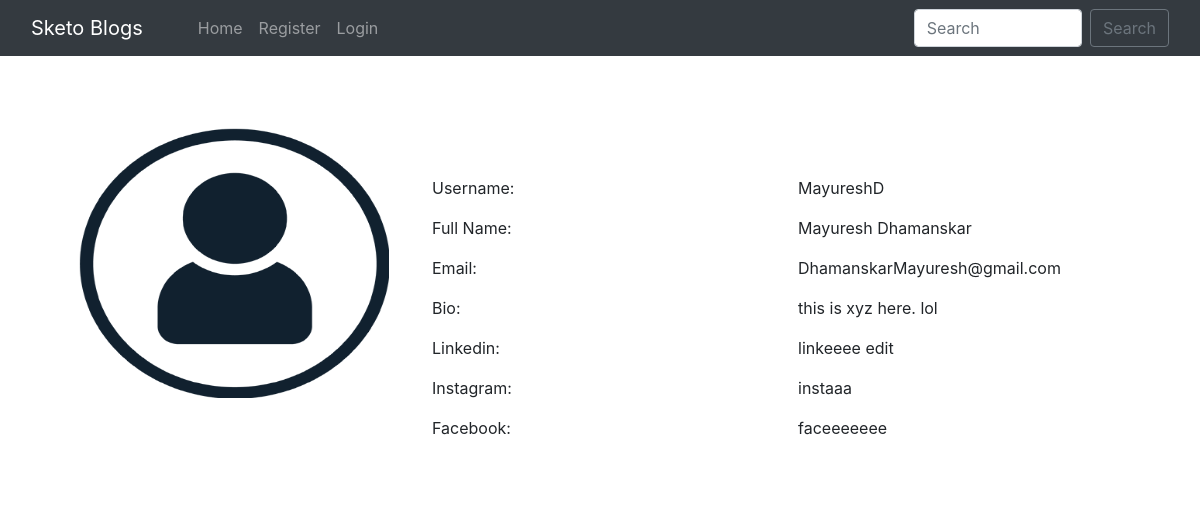
/user_profile/2/, run on the app's committed database.
### home/models.py (models this page shows, shortened)
class BlogPost(models.Model):
    title=models.CharField(max_length=255)
    author= models.ForeignKey(User, on_delete=models.CASCADE)
    slug=models.CharField(max_length=130)
    content=models.TextField()
    image = models.ImageField(upload_to="profile_pics", blank=True, null=True)
    dateTime=models.DateTimeField(auto_now_add=True)

class Profile(models.Model):
    user = models.OneToOneField(User, on_delete=models.CASCADE, blank=True, null=True)
    image = models.ImageField(upload_to="profile_pics", blank=True, null=True)
    bio = models.TextField(blank=True, null=True)
    phone_no = models.IntegerField(blank=True, null=True)
    facebook = models.CharField(max_length=300, blank=True, null=True)
    instagram = models.CharField(max_length=300, blank=True, null=True)
    linkedin = models.CharField(max_length=300, blank=True, null=True)

### home/views.py (the view)
# urls.py: path("user_profile/<int:myid>/", views.user_profile, name="user_profile"),
def user_profile(request, myid):
    post = BlogPost.objects.filter(id=myid)
    return render(request, "user_profile.html", {'post':post})

### home/templates/user_profile.html (shortened to what this page needs)
{% extends 'base.html' %}
{% block body %}
<div class="container profile">
            <form method="post">
                <div class="row">
                    {% for i in post %}
                    <div class="col-md-4">
                        <div class="profile-img">
                            {% if i.author.profile.image %}
                            <img src="{{i.author.profile.image.url}}" alt="" width="310px" height="270px">
                            {% endif %}
                        </div>
                    </div>
                    <div class="col-md-8">
                        <div class="profile-tab">
                            <div class="tab-pane">
                                <br><br>
                                        <div class="row">
                                            <div class="col-md-6">
                                                <label>Username:</label>
                                            </div>
                                            <div class="col-md-6">
                                                <p>{{i.author}}</p>
                                            </div>
                                        </div>
                                        <div class="row">
                                            <div class="col-md-6">
                                                <label>Full Name:</label>
                                            </div>
                                            <div class="col-md-6">
                                                <p>{{i.author.get_full_name}}</p>
                                            </div>
                                        </div>
                                        <div class="row">
                                            <div class="col-md-6">
                                                <label>Email:</label>
                                            </div>
                                            <div class="col-md-6">
                                                <p>{{i.author.email}}</p>
                                            </div>
                                        </div>
                                        <div class="row">
                                            <div class="col-md-6">
                                                <label>Bio:</label>
                                            </div>
                                            <div class="col-md-6">
                                                <p>{{i.author.profile.bio}}</p>
                                            </div>
                                        </div>
                                        {% if i.author.profile.linkedin %}
                                        <div class="row">
                                            <div class="col-md-6">
                                                <label>Linkedin:</label>
                                            </div>
                                            <div class="col-md-6">
                                                <p>{{i.author.profile.linkedin}}</p>
                                            </div>
                                        </div>
                                        {% endif %}
                                        {% if i.author.profile.instagram %}
                                        <div class="row">
                                            <div class="col-md-6">
                                                <label>Instagram:</label>
                                            </div>
                                            <div class="col-md-6">
                                                <p>{{i.author.profile.instagram}}</p>
                                            </div>
                                        </div>
                                        {% endif %}
                                        {% if i.author.profile.facebook %}
                                        <div class="row">
                                            <div class="col-md-6">
                                                <label>Facebook:</label>
                                            </div>
                                            <div class="col-md-6">
                                                <p>{{i.author.profile.facebook}}</p>
                                            </div>
                                        </div>
                                        {% endif %}
                                        {% endfor %}
                            </div>
                        </div>
                    </div>
            </form>
            </div>
        {% endblock %}

### data on the page
BlogPost: author.profile.image (picture), author "MayureshD", author.get_full_name "Mayuresh Dhamanskar", author.email "DhamanskarMayuresh@gmail.com", author.profile.bio "this is xyz here. lol", author.profile.linkedin "linkeeee edit", author.profile.instagram "instaaa", author.profile.facebook "faceeeeeee"
